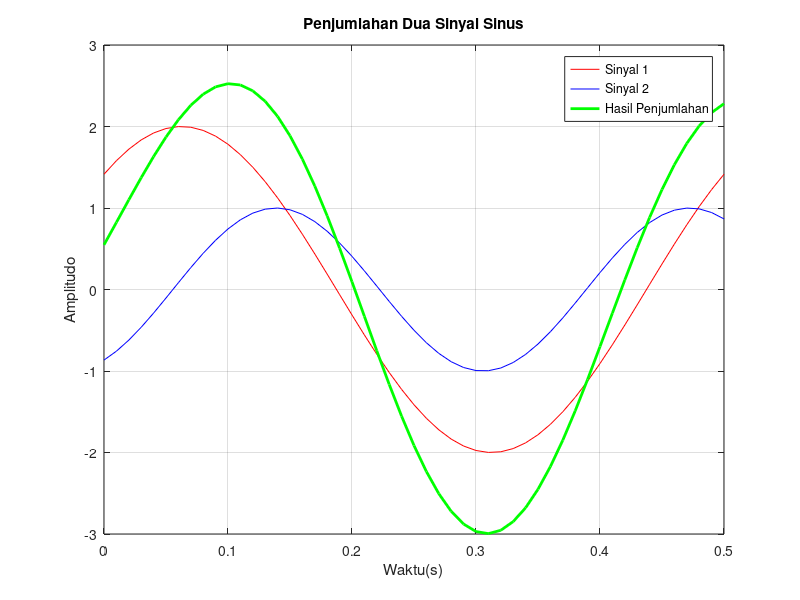

Reproduce this figure in MATLAB.
clear all
clc
clf
% Parameter Sinyal
f1 = 2; % Frekuensi Sinyal 1 (Hz)
f2 = 3; % Frekuensi Sinyal 1 (Hz)
A1 = 2; % Amplitudo Sinyal 2
A2 = 1; % Amplitudo Sinyal 1
phi1 = pi/4; %fase sinyal 1
phi2 = -pi/3; %fase sinyal 2

% Waktu ( satu perioda sinyal dengan frekuensi terendah)
T = 1/min(f1,f2);
t = 0:0.01:T;

%Sinyal sinus
x1 = A1*sin(2*pi*f1*t + phi1);
x2 = A2*sin(2*pi*f2*t + phi2);

%penjumlahan sinyal
y = x1 + x2;

%plot sinyal
plot(t, x1, 'r',t,x2,'b',t,y,'g','LineWidth',2);
xlabel('Waktu(s)');
ylabel('Amplitudo');
legend('Sinyal 1','Sinyal 2','Hasil Penjumlahan');
title('Penjumlahan Dua Sinyal Sinus');
grid on;
